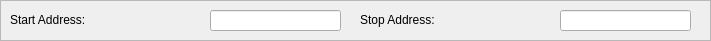
              <widget class="QFrame" name="frame_16">
               <property name="geometry">
                <rect>
                 <x>10</x>
                 <y>240</y>
                 <width>711</width>
                 <height>41</height>
                </rect>
               </property>
               <property name="frameShape">
                <enum>QFrame::StyledPanel</enum>
               </property>
               <property name="frameShadow">
                <enum>QFrame::Sunken</enum>
               </property>
               <widget class="QLabel" name="label_77">
                <property name="geometry">
                 <rect>
                  <x>10</x>
                  <y>10</y>
                  <width>131</width>
                  <height>19</height>
                 </rect>
                </property>
                <property name="text">
                 <string>Start Address: </string>
                </property>
               </widget>
               <widget class="QLabel" name="label_78">
                <property name="geometry">
                 <rect>
                  <x>360</x>
                  <y>10</y>
                  <width>111</width>
                  <height>19</height>
                 </rect>
                </property>
                <property name="text">
                 <string>Stop Address:</string>
                </property>
               </widget>
               <widget class="QLineEdit" name="lineEditStopAddress">
                <property name="geometry">
                 <rect>
                  <x>560</x>
                  <y>10</y>
                  <width>131</width>
                  <height>21</height>
                 </rect>
                </property>
                <property name="alignment">
                 <set>Qt::AlignRight|Qt::AlignTrailing|Qt::AlignVCenter</set>
                </property>
                <property name="readOnly">
                 <bool>true</bool>
                </property>
               </widget>
               <widget class="QLineEdit" name="lineEditStartAddress">
                <property name="geometry">
                 <rect>
                  <x>210</x>
                  <y>10</y>
                  <width>131</width>
                  <height>21</height>
                 </rect>
                </property>
                <property name="alignment">
                 <set>Qt::AlignRight|Qt::AlignTrailing|Qt::AlignVCenter</set>
                </property>
                <property name="readOnly">
                 <bool>true</bool>
                </property>
               </widget>
              </widget>
